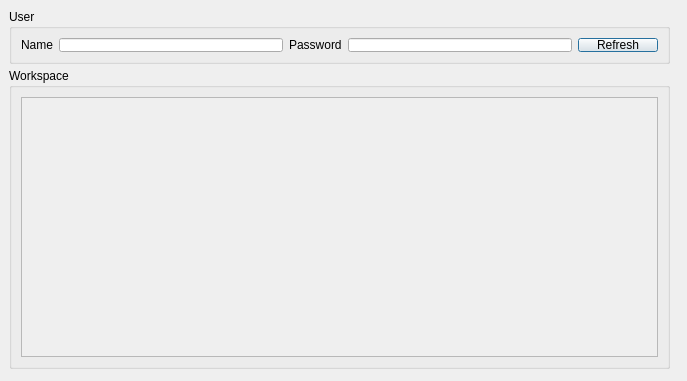
<?xml version="1.0" encoding="UTF-8"?>
<ui version="4.0">
 <class>SetupEnvironment</class>
 <widget class="QDialog" name="SetupEnvironment">
  <property name="geometry">
   <rect>
    <x>0</x>
    <y>0</y>
    <width>687</width>
    <height>381</height>
   </rect>
  </property>
  <property name="windowTitle">
   <string>Setup Environment</string>
  </property>
  <widget class="QGroupBox" name="groupBox_4">
   <property name="geometry">
    <rect>
     <x>9</x>
     <y>9</y>
     <width>661</width>
     <height>55</height>
    </rect>
   </property>
   <property name="title">
    <string>User</string>
   </property>
   <layout class="QHBoxLayout" name="horizontalLayout_6">
    <item>
     <layout class="QHBoxLayout" name="horizontalLayout_5">
      <item>
       <widget class="QLabel" name="label">
        <property name="text">
         <string>Name</string>
        </property>
       </widget>
      </item>
      <item>
       <widget class="QLineEdit" name="nameLE"/>
      </item>
      <item>
       <widget class="QLabel" name="label_2">
        <property name="text">
         <string>Password</string>
        </property>
       </widget>
      </item>
      <item>
       <widget class="QLineEdit" name="passwordLE">
        <property name="inputMask">
         <string/>
        </property>
        <property name="echoMode">
         <enum>QLineEdit::Password</enum>
        </property>
        <property name="placeholderText">
         <string/>
        </property>
       </widget>
      </item>
     </layout>
    </item>
    <item>
     <widget class="QPushButton" name="refreshBTN">
      <property name="text">
       <string>Refresh</string>
      </property>
     </widget>
    </item>
   </layout>
  </widget>
  <widget class="QGroupBox" name="groupBox_3">
   <property name="geometry">
    <rect>
     <x>9</x>
     <y>68</y>
     <width>661</width>
     <height>301</height>
    </rect>
   </property>
   <property name="title">
    <string>Workspace</string>
   </property>
   <layout class="QVBoxLayout" name="verticalLayout_4">
    <item>
     <layout class="QVBoxLayout" name="verticalLayout">
      <item>
       <widget class="QScrollArea" name="scrollArea">
        <property name="widgetResizable">
         <bool>true</bool>
        </property>
        <widget class="QWidget" name="scrollAreaWidgetContents">
         <property name="geometry">
          <rect>
           <x>0</x>
           <y>0</y>
           <width>637</width>
           <height>265</height>
          </rect>
         </property>
         <layout class="QVBoxLayout" name="verticalLayout_3">
          <item>
           <layout class="QVBoxLayout" name="scrollViewLayout"/>
          </item>
         </layout>
        </widget>
       </widget>
      </item>
     </layout>
    </item>
   </layout>
  </widget>
 </widget>
 <resources/>
 <connections/>
</ui>
